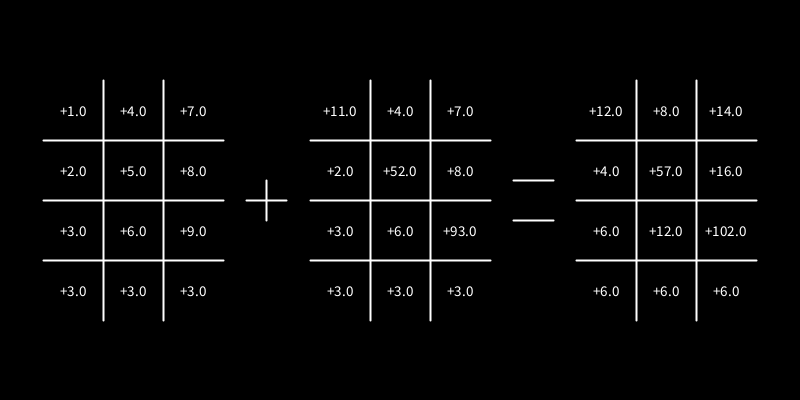
Frame 1 (no input)
Frame 60 (the mouse pressed at the canvas centre just before this capture): identical to frame 1, image omitted
Frame 120 (the mouse held since frame 60 and released just before this capture): identical to frame 1, image omitted

The Processing sketch that drew this single still picture (run headless with seeded random() and noise(); from frame 60 on, the mouse is pressed at the canvas centre):

// Processing sketch: matrixcalc
// ── matrixcalc.pde
//Adding matrices

float[][] matrix1 = {
{1,2,3,3},
{4,5,6,3},
{7,8,9,3}
};
float[][] matrix2 = {
{11,2,3,3},
{4,52,6,3},
{7,8,93,3},
};

Operator sup = new Operator(3,4);
void setup(){
  size(800,400);
  //fullScreen();
}

void draw(){
  background(0);
  sup.addition(matrix1,matrix2);
}

// ── grid.pde
class Grid{
  float[][] data;
  int sizex;
  int sizey;
  int len = 60;
  int tranx = 0;
  int trany = 0;
  Grid(int sizex_,int sizey_){
    sizex = sizex_;
    sizey = sizey_;
  }
  //Determine a position to render offset to center
  void pos(int x_, int y_){
    tranx = x_ - (len*sizex)/2;
    trany = y_ - (len*sizey)/2;
  }
  
  //Render a frame
  void frame(){
    //Vertical Lines
    for(int i = 1; i < sizex; i++){
        stroke(255);
        strokeWeight(2);
        line(i*len + tranx,0 + trany,i*len + tranx,sizey*len + trany);
    }
    //Horizontal Lines
    for(int i = 1; i < sizey; i++){
        stroke(255);
        strokeWeight(2);
        line(0 + tranx,i*len + trany,sizex*len + tranx,i*len + trany);
    }
    

  }
  //Update numbers
  void getmatrix(float[][] test_){
    data = test_;
    dispnum();
    frame();
  }
  //Display numbers
  void dispnum(){
    for(int i = 0; i < sizex; i++){
      for(int j = sizey - 1; j >= 0; j--){
        float x_temp = i*len + len/2 + tranx;
        float y_temp = j*len + len/2 + trany;
        textAlign(CENTER,CENTER);
        textSize(len/4);
        text(nfp(data[i][j],0,1),x_temp,y_temp,5);
      }
    }
  }
}

// ── operation.pde
//Objeto operador, que tome las matrices y utilice el grid para mostrarlos.
class Operator{
  float[][] data1;
  float[][] data2;
  float[][] result;
  Grid A;
  Grid B;
  Grid C;
  int sizex;
  int sizey;
  Operator(int sizex_, int sizey_){
    A = new Grid(sizex_,sizey_);
    B = new Grid(sizex_,sizey_);
    C = new Grid(sizex_,sizey_);
    result = new float[sizex_][sizey_];
    sizex = sizex_;
    sizey = sizey_;
  }
  void addition(float[][] A_, float[][] B_){
    data1 = A_;
    data2 = B_;
    for(int i = 0; i < sizex; i++){
      for(int j = sizey - 1; j >= 0; j--){
        result[i][j] = data1[i][j] + data2[i][j];
      }
    }
    symbol('+');
    symbol('=');
    render();
  }
  void substraction(float[][] A_, float[][] B_){
    data1 = A_;
    data2 = B_;
    for(int i = 0; i < sizex; i++){
      for(int j = sizey - 1; j >= 0; j--){
        result[i][j] = data1[i][j] - data2[i][j];
      }
    }
    symbol('-');
    symbol('=');
    render();
  }
  //Function that renders the screen
  void render(){
      A.pos(1*width/6,height/2);
      A.getmatrix(data1);
      B.pos(3*width/6,height/2);
      B.getmatrix(data2);
      C.pos(5*width/6,height/2);
      C.getmatrix(result);
  }
  //Prints a symbol
  void symbol(char a_){
    int size = A.len/3;
    if(a_ == '+'){
        stroke(255);
        strokeWeight(2);
        line(2*width/6 -size,height/2,2*width/6 + size,height/2);
        line(2*width/6,height/2 -size,2*width/6,height/2 + size);
    }
    if(a_ == '-'){
        stroke(255);
        strokeWeight(2);
        line(2*width/6 -size,height/2,2*width/6 + size,height/2);
    }
    if(a_ == '*'){
        stroke(255);
        strokeWeight(2);
        circle(2*width/6,height/2, size*2/3);
    }
    if(a_ == '/'){
        stroke(255);
        strokeWeight(2);
        circle(2*width/6,height/2 -size, size*1/3);
        circle(2*width/6,height/2 + size, size*1/3);
        line(2*width/6 -size,height/2,2*width/6 + size,height/2);
    }
    if(a_ == '='){
        stroke(255);
        strokeWeight(2);
        line(4*width/6 -size,height/2 - size,4*width/6 + size,height/2 - size);
        line(4*width/6 -size,height/2 + size,4*width/6 + size,height/2 + size);
    }
  
  }



}
